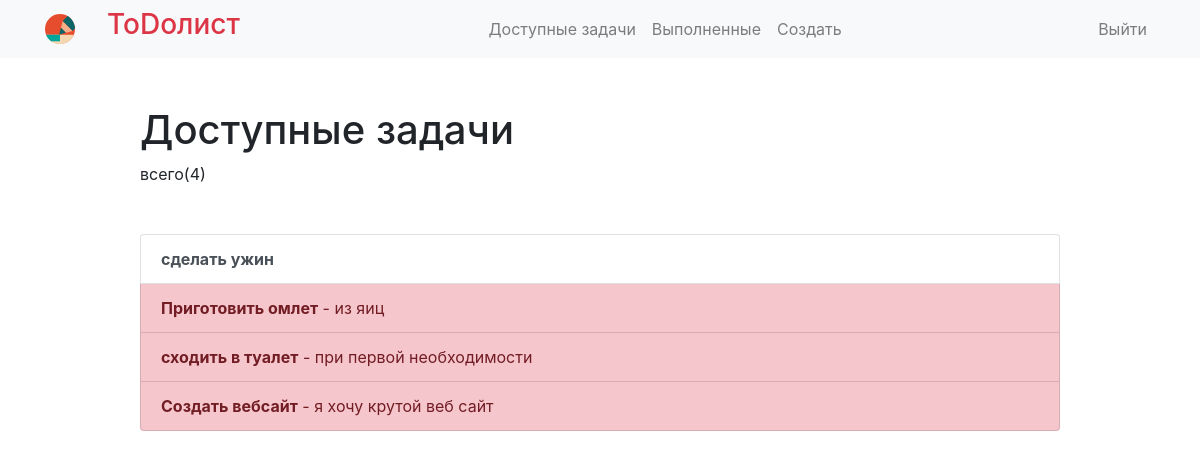
Before: /current/ (signed in) with the older database file.
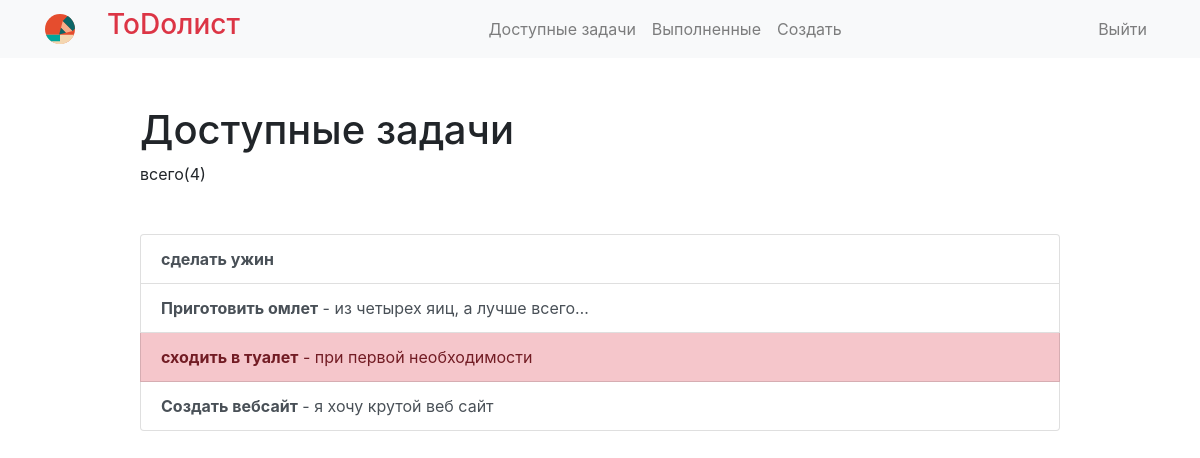
After: the same page with the newer database file.
### todo/models.py (models this page shows, shortened)
class Todo(models.Model):
    title = models.CharField(max_length=100)  # в заголовках небольше 200символов
    memo = models.TextField(blank=True)  # описание, blank=True - заполнение поля необязательное
    created = models.DateTimeField(auto_now=True)  # отображается не только дата, но и время
    datecompleted = models.DateTimeField(null=True, blank=True)
    important = models.BooleanField(default=False)  # важность задачи, по умолчанию не важная задача
    user = models.ForeignKey(User, on_delete=models.CASCADE)

### todo/views.py (the view)
# urls.py: path('current/', views.currenttodos, name='currenttodos'),  # отображение всех созданых пользователем дел или задач
@login_required
def currenttodos(request):
    todos = Todo.objects.filter(user=request.user, datecompleted__isnull=True)
    return render(request, 'todo/currenttodos.html', {'todos': todos})

### todo/templates/todo/currenttodos.html
{% extends 'todo/base.html' %}
{% block content %}
    <div class="row justify-content-center mt-5">
        <div class="col-md-10">
            {% if todos %}
                <h1>Доступные задачи</h1>
                всего({{ todos.count }})
            {% else %}
                           <h1>Доступные задачи</h1>
            {% endif %}
        </div>
    </div>
    <div class="row justify-content-center mt-5">
        <div class="col-md-10">
        {% if todos %}
            <div class="list-group">
                {% for todo in todos %}
                    <a href="{% url 'viewtodo' todo.id %}"
                       class="list-group-item list-group-item-action
                       {% if todo.important %} list-group-item-danger{% endif %}">
                        <b>{{ todo.title }}</b>
                        {% if todo.memo %} - {{ todo.memo|truncatechars:30 }}{% endif %}
                    </a>
                {% endfor %}
            </div>
        {% else %}
            <div class="text-center">
                <h2>Похоже, у Вас нет задач! Вы хорошо поработали!</h2>
            <br>
            <a role="button" class="btn btn-primary" href="{% url 'createtodo' %}">Новая задача</a>
            </div>
        {% endif %}
        </div>
    </div>
{% endblock %}

Changed rows visible on the page:
changed Todo "Приготовить омлет": important True → False (drawn); memo "из яиц" → "из четырех яиц, а лучше всего…"
changed Todo "Создать вебсайт": important True → False (drawn)
